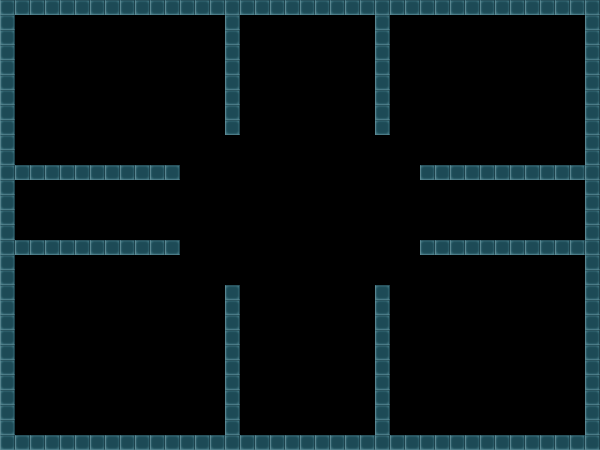

Below is a game level as drawn by its tile map, then a one-line description and the .tmx file that defines it, in full:
An orthogonal 40x30 tile map with 15x15 px tiles, 1 tile layer (Tile Layer 1).

<map version="1.0" orientation="orthogonal" renderorder="right-down" width="40" height="30" tilewidth="15" tileheight="15" nextobjectid="1">
 <tileset firstgid="1" source="wall.tsx" />
 <layer name="Tile Layer 1" width="40" height="30">
  <data encoding="csv">
1,1,1,1,1,1,1,1,1,1,1,1,1,1,1,1,1,1,1,1,1,1,1,1,1,1,1,1,1,1,1,1,1,1,1,1,1,1,1,1,
1,0,0,0,0,0,0,0,0,0,0,0,0,0,0,1,0,0,0,0,0,0,0,0,0,1,0,0,0,0,0,0,0,0,0,0,0,0,0,1,
1,0,0,0,0,0,0,0,0,0,0,0,0,0,0,1,0,0,0,0,0,0,0,0,0,1,0,0,0,0,0,0,0,0,0,0,0,0,0,1,
1,0,0,0,0,0,0,0,0,0,0,0,0,0,0,1,0,0,0,0,0,0,0,0,0,1,0,0,0,0,0,0,0,0,0,0,0,0,0,1,
1,0,0,0,0,0,0,0,0,0,0,0,0,0,0,1,0,0,0,0,0,0,0,0,0,1,0,0,0,0,0,0,0,0,0,0,0,0,0,1,
1,0,0,0,0,0,0,0,0,0,0,0,0,0,0,1,0,0,0,0,0,0,0,0,0,1,0,0,0,0,0,0,0,0,0,0,0,0,0,1,
1,0,0,0,0,0,0,0,0,0,0,0,0,0,0,1,0,0,0,0,0,0,0,0,0,1,0,0,0,0,0,0,0,0,0,0,0,0,0,1,
1,0,0,0,0,0,0,0,0,0,0,0,0,0,0,1,0,0,0,0,0,0,0,0,0,1,0,0,0,0,0,0,0,0,0,0,0,0,0,1,
1,0,0,0,0,0,0,0,0,0,0,0,0,0,0,1,0,0,0,0,0,0,0,0,0,1,0,0,0,0,0,0,0,0,0,0,0,0,0,1,
1,0,0,0,0,0,0,0,0,0,0,0,0,0,0,0,0,0,0,0,0,0,0,0,0,0,0,0,0,0,0,0,0,0,0,0,0,0,0,1,
1,0,0,0,0,0,0,0,0,0,0,0,0,0,0,0,0,0,0,0,0,0,0,0,0,0,0,0,0,0,0,0,0,0,0,0,0,0,0,1,
1,1,1,1,1,1,1,1,1,1,1,1,0,0,0,0,0,0,0,0,0,0,0,0,0,0,0,0,1,1,1,1,1,1,1,1,1,1,1,1,
1,0,0,0,0,0,0,0,0,0,0,0,0,0,0,0,0,0,0,0,0,0,0,0,0,0,0,0,0,0,0,0,0,0,0,0,0,0,0,1,
1,0,0,0,0,0,0,0,0,0,0,0,0,0,0,0,0,0,0,0,0,0,0,0,0,0,0,0,0,0,0,0,0,0,0,0,0,0,0,1,
1,0,0,0,0,0,0,0,0,0,0,0,0,0,0,0,0,0,0,0,0,0,0,0,0,0,0,0,0,0,0,0,0,0,0,0,0,0,0,1,
1,0,0,0,0,0,0,0,0,0,0,0,0,0,0,0,0,0,0,0,0,0,0,0,0,0,0,0,0,0,0,0,0,0,0,0,0,0,0,1,
1,1,1,1,1,1,1,1,1,1,1,1,0,0,0,0,0,0,0,0,0,0,0,0,0,0,0,0,1,1,1,1,1,1,1,1,1,1,1,1,
1,0,0,0,0,0,0,0,0,0,0,0,0,0,0,0,0,0,0,0,0,0,0,0,0,0,0,0,0,0,0,0,0,0,0,0,0,0,0,1,
1,0,0,0,0,0,0,0,0,0,0,0,0,0,0,0,0,0,0,0,0,0,0,0,0,0,0,0,0,0,0,0,0,0,0,0,0,0,0,1,
1,0,0,0,0,0,0,0,0,0,0,0,0,0,0,1,0,0,0,0,0,0,0,0,0,1,0,0,0,0,0,0,0,0,0,0,0,0,0,1,
1,0,0,0,0,0,0,0,0,0,0,0,0,0,0,1,0,0,0,0,0,0,0,0,0,1,0,0,0,0,0,0,0,0,0,0,0,0,0,1,
1,0,0,0,0,0,0,0,0,0,0,0,0,0,0,1,0,0,0,0,0,0,0,0,0,1,0,0,0,0,0,0,0,0,0,0,0,0,0,1,
1,0,0,0,0,0,0,0,0,0,0,0,0,0,0,1,0,0,0,0,0,0,0,0,0,1,0,0,0,0,0,0,0,0,0,0,0,0,0,1,
1,0,0,0,0,0,0,0,0,0,0,0,0,0,0,1,0,0,0,0,0,0,0,0,0,1,0,0,0,0,0,0,0,0,0,0,0,0,0,1,
1,0,0,0,0,0,0,0,0,0,0,0,0,0,0,1,0,0,0,0,0,0,0,0,0,1,0,0,0,0,0,0,0,0,0,0,0,0,0,1,
1,0,0,0,0,0,0,0,0,0,0,0,0,0,0,1,0,0,0,0,0,0,0,0,0,1,0,0,0,0,0,0,0,0,0,0,0,0,0,1,
1,0,0,0,0,0,0,0,0,0,0,0,0,0,0,1,0,0,0,0,0,0,0,0,0,1,0,0,0,0,0,0,0,0,0,0,0,0,0,1,
1,0,0,0,0,0,0,0,0,0,0,0,0,0,0,1,0,0,0,0,0,0,0,0,0,1,0,0,0,0,0,0,0,0,0,0,0,0,0,1,
1,0,0,0,0,0,0,0,0,0,0,0,0,0,0,1,0,0,0,0,0,0,0,0,0,1,0,0,0,0,0,0,0,0,0,0,0,0,0,1,
1,1,1,1,1,1,1,1,1,1,1,1,1,1,1,1,1,1,1,1,1,1,1,1,1,1,1,1,1,1,1,1,1,1,1,1,1,1,1,1
</data>
 </layer>
</map>